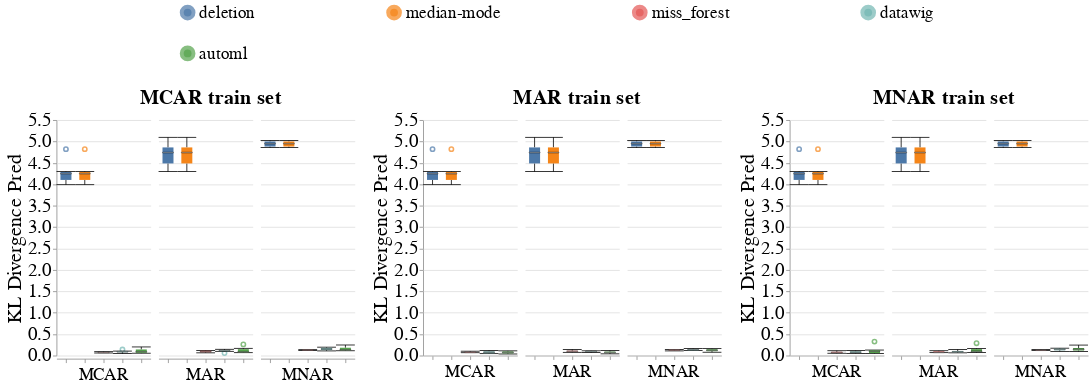

This figure's notebook cell:
### Code cell
# Categorical
create_box_plots_for_diff_imputers(dataset_name=DATASET_NAME,
                                   column_name='cholesterol',
                                   metric_name='kl_divergence_pred',
                                   db_client=db_client,
                                   without_dummy=True)
